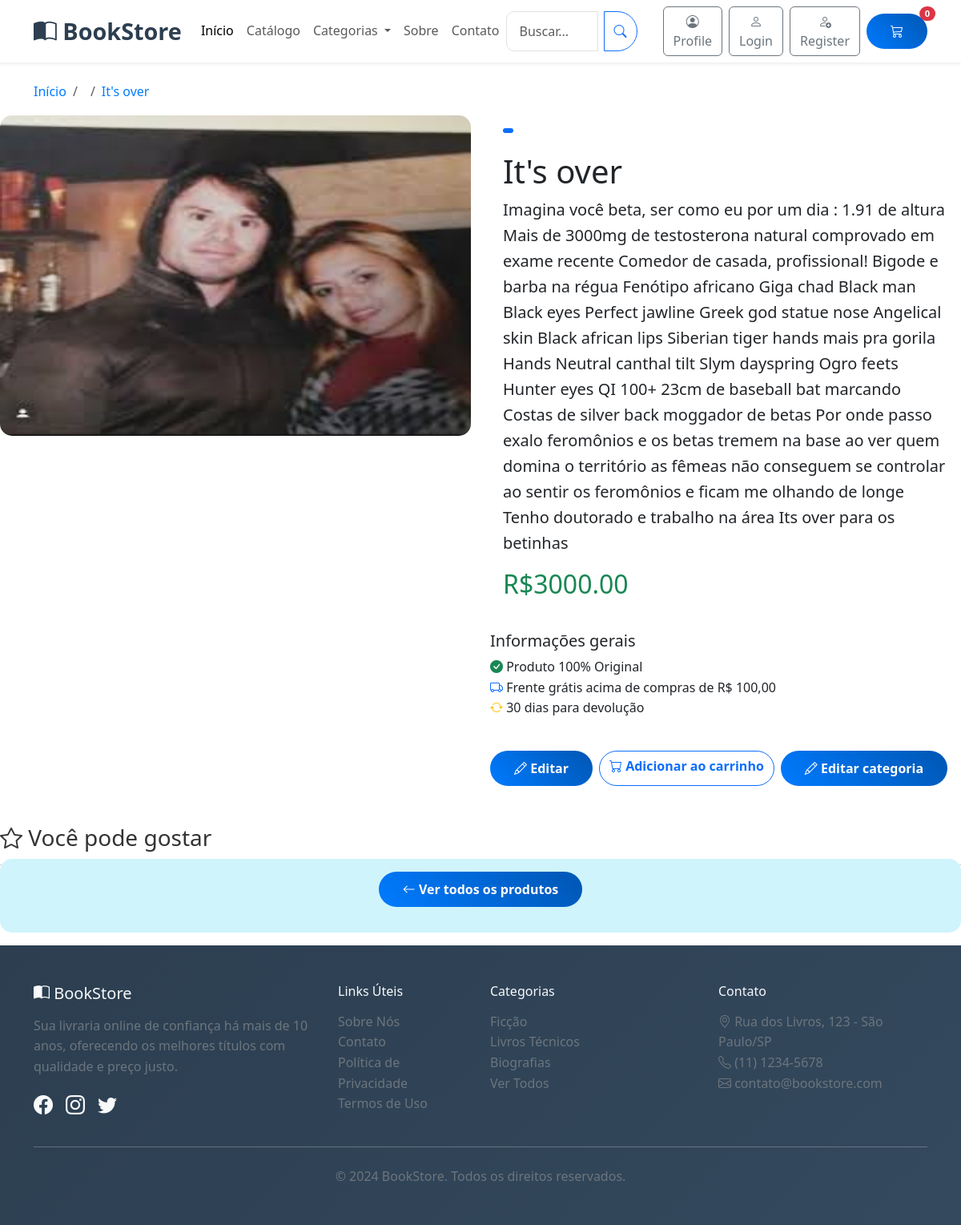
Page /produto/61eae04f3b754a8db0b2132d254e3fb3 on the committed database.
### bancodedados.py (models this page shows, shortened)
class Produto(db.Model):
  __tablename__ = 'produtos'
  id = db.Column(db.String(32), primary_key=True, default=gerar_uuid)
  nome = db.Column(db.String(255), nullable=False)
  descricao = db.Column(db.Text, nullable=False)
  preco = db.Column(db.Float, nullable=False)
  categorias = db.relationship('Categoria', secondary=produto_categoria, back_populates='produtos')
  imagem = db.Column(db.String(255), nullable=False)
  data_criacao = db.Column(db.DateTime, default=datetime.now)
  estoque = db.Column(db.Integer, nullable=False)

### main.py (the view)
@app.route('/produto/<string:id>')
def produto(id):
    produto = Produto.query.get_or_404(id)
    return render_template("produto.html", produto=produto)

### templates/produto.html (shortened to what this page needs)
{% extends "base/base.html" %}
{% block corpo %}
        <div class="container mt-4">
            <nav aria-label="breadcrumb">
                <ol class="breadcrumb">
                    <li class="breadcrumb-item">
                        <a href="{{ url_for('index') }}">Início</a>
                    </li>
                    <li class="breadcrumb-item">
                    </li>
                    <li class="breadcrumb-item active" aria-current="page">
                        <a href="#">{{produto.nome}}</a>
                    </li>
                </ol>
            </nav>
        </div>
        <div class="row">
            <div class="col-md-6">
                <div class="card">
                    <img
                        src="{{ url_for('arquivocarregado', arquivo=produto.imagem) }}"
                        class="card-img-top"
                        alt="{{produto.nome}}"
                        height="400px"
                    />
                </div>
            </div>
            <div class="col-md-6">
                <div class="card h-100">
                    <div class="card-body">
                        <span class="badge bg-primary mb-3">
                        </span>
                        <h1 class="card-title">{{produto.nome}}</h1>
                        <p class="card-text lead">{{produto.descricao}}</p>
                        <div class="mb-4">
                            <h2 class="text-success">
                                R${{ "%.2f"|format(produto.preco) }}
                            </h2>
                        </div>
                    </div>
                    <div class="mb-4">
                        <h5>Informações gerais</h5>
                        <ul class="list-unstyled">
                            <li>
                                <i
                                    class="bi bi-check-circle-fill text-success"
                                ></i>
                                Produto 100% Original
                            </li>
                            <li>
                                <i class="bi bi-truck text-primary"></i>
                                Frente grátis acima de compras de R$ 100,00
                            </li>
                            <li>
                                <i class="bi bi-arrow-repeat text-warning"></i>
                                30 dias para devolução
                            </li>
                        </ul>
                    </div>
                    <div class="d-flex gap-2">
                        <a
                            href="{{ url_for('editar', id=produto.id) }}"
                            class="btn btn-primary"
                        >
                            <i class="bi bi-pencil"></i> Editar
                        </a>
                        <a
                            href="#"
                            class="btn btn-outline-primary"
                        >
                            <i class="bi bi-cart"></i> Adicionar ao carrinho
                        </a>
                        <a
                            href="{{ url_for('categoria_editar', id=produto.id) }}"
                            class="btn btn-primary"
                        >
                            <i class="bi bi-pencil"></i> Editar categoria
                        </a>
                    </div>
                </div>
            </div>
        </div>
        <div class="row mt-5">
            <div class="col-12">
                <h3><i class="bi bi-star"></i> Você pode gostar</h3>
            </div>
        </div>
        <div class="row">
            <div class="col-12">
                <div class="alert alert-info text-center" role="alert">
                    <p>
                        <a href="{{ url_for('index') }}" class="btn btn-primary">
                        <i class="bi bi-arrow-left"></i> Ver todos os produtos
                        </a>
                    </p>
                </div>
            </div>
        </div>
{% endblock %}

### templates/base/base.html (shortened to what this page needs)
<!DOCTYPE html>
<html lang="pt-BR">
<head>
    <link href="https://cdn.jsdelivr.net/npm/bootstrap@5.3.0/dist/css/bootstrap.min.css" rel="stylesheet">
    <link rel="stylesheet" href="https://cdn.jsdelivr.net/npm/bootstrap-icons@1.10.0/font/bootstrap-icons.css">
    <link href="{{url_for('static', filename='style.css')}}" rel="stylesheet">
</head>
<body>
    <nav class="navbar navbar-expand-lg navbar-light bg-white shadow-sm sticky-top">
        <div class="container">
            <a class="navbar-brand fw-bold fs-3 text-primary" href="{{url_for('index')}}">
                <i class="bi bi-book-half"></i> BookStore
            </a>
            <div class="collapse navbar-collapse" id="navbarNav">
                <ul class="navbar-nav me-auto mb-2 mb-lg-0">
                    <li class="nav-item">
                        <a class="nav-link active" href="index.html">Início</a>
                    </li>
                    <li class="nav-item">
                        <a class="nav-link" href="{{url_for('categoria')}}">Catálogo</a>
                    </li>
                    <li class="nav-item dropdown">
                        <a class="nav-link dropdown-toggle" href="#" role="button" data-bs-toggle="dropdown">
                            Categorias
                        </a>
                    </li>
                    <li class="nav-item">
                        <a class="nav-link" href="sobre.html">Sobre</a>
                    </li>
                    <li class="nav-item">
                        <a class="nav-link" href="contato.html">Contato</a>
                    </li>
                </ul>
                <div class="d-flex align-items-center">
                <form class="d-flex me-3" action="{{url_for('busca', termo='')}}" method="get">
                    <div class="input-group me-3">
                      <input class="form-control me-2" type="text" placeholder="Buscar..." aria-label="Buscar" name="termo">
                       <button class="btn btn-outline-primary" type="submit">
                             <i class="bi bi-search"></i>
                      </button>
                      </div>
                    </form>
                            <a href="{{ url_for('perfil') }}" class="btn btn-outline-secondary me-2">
                                <i class="bi bi-person-circle"></i> Profile
                            </a>
                            <a href="{{url_for('login')}}" class="btn btn-outline-secondary me-2">
                                <i class="bi bi-person"></i> Login
                            </a>
                            <a href="{{url_for('cadastro')}}" class="btn btn-outline-secondary me-2">
                                <i class="bi bi-person-add"></i> Register
                            </a>
                    <a href="carrinho.html" class="btn btn-primary position-relative">
                        <i class="bi bi-cart3"></i>
                        <span class="position-absolute top-0 start-100 translate-middle badge rounded-pill bg-danger" id="cart-count">
                            0
                        </span>
                    </a>
                </div>
            </div>
        </div>
    </nav>
{% block corpo %}
{% endblock %}
    <footer class="bg-dark text-light py-5">
        <div class="container">
            <div class="row g-4">
                <div class="col-lg-4">
                    <h5 class="mb-3">
                        <i class="bi bi-book-half"></i> BookStore
                    </h5>
                    <p class="text-muted">Sua livraria online de confiança há mais de 10 anos, oferecendo os melhores títulos com qualidade e preço justo.</p>
                    <div class="d-flex gap-3">
                        <a href="#" class="text-light"><i class="bi bi-facebook fs-4"></i></a>
                        <a href="#" class="text-light"><i class="bi bi-instagram fs-4"></i></a>
                        <a href="#" class="text-light"><i class="bi bi-twitter fs-4"></i></a>
                    </div>
                </div>
                <div class="col-lg-2">
                    <h6 class="mb-3">Links Úteis</h6>
                    <ul class="list-unstyled">
                        <li><a href="{{url_for('sobre')}}" class="text-muted text-decoration-none">Sobre Nós</a></li>
                        <li><a href="contato.html" class="text-muted text-decoration-none">Contato</a></li>
                        <li><a href="politica-privacidade.html" class="text-muted text-decoration-none">Política de Privacidade</a></li>
                        <li><a href="termos-uso.html" class="text-muted text-decoration-none">Termos de Uso</a></li>
                    </ul>
                </div>
                <div class="col-lg-3">
                    <h6 class="mb-3">Categorias</h6>
                    <ul class="list-unstyled">
                        <li><a href="categoria-ficcao.html" class="text-muted text-decoration-none">Ficção</a></li>
                        <li><a href="categoria-tecnico.html" class="text-muted text-decoration-none">Livros Técnicos</a></li>
                        <li><a href="categoria-biografia.html" class="text-muted text-decoration-none">Biografias</a></li>
                        <li><a href="catalogo.html" class="text-muted text-decoration-none">Ver Todos</a></li>
                    </ul>
                </div>
                <div class="col-lg-3">
                    <h6 class="mb-3">Contato</h6>
                    <ul class="list-unstyled text-muted">
                        <li><i class="bi bi-geo-alt"></i> Rua dos Livros, 123 - São Paulo/SP</li>
                        <li><i class="bi bi-telephone"></i> (11) 1234-5678</li>
                        <li><i class="bi bi-envelope"></i> contato@bookstore.com</li>
                    </ul>
                </div>
            </div>
            <hr class="my-4">
            <div class="row">
                <div class="col-12 text-center">
                    <p class="text-muted mb-0">&copy; 2024 BookStore. Todos os direitos reservados.</p>
                </div>
            </div>
        </div>
    </footer>
</body>
</html>

### static/style.css (style rules this page uses)
* { box-sizing: border-box; }
body { font-family: 'Segoe UI', Tahoma, Geneva, Verdana, sans-serif; line-height: 1.6; color: #333; }
.navbar-brand { font-size: 1.8rem !important; color: #2c3e50 !important; }
.card { border: none; border-radius: 15px; transition: all 0.3s ease; overflow: hidden; }
.card-img-top { transition: transform 0.3s ease; }
.btn-primary { background: linear-gradient(45deg, #007bff, #0056b3); border: none; border-radius: 25px; padding: 10px 30px; font-weight: 600; transition: all 0.3s ease; }
.btn-outline-primary { border-radius: 25px; font-weight: 600; transition: all 0.3s ease; }
footer { background: linear-gradient(135deg, #2c3e50 0%, #34495e 100%) !important; }
.badge { font-size: 0.7rem; padding: 0.3em 0.6em; }
.form-control { border-radius: 20px; border: 1px solid #dee2e6; }
.text-muted { color: #6c757d !important; }
.form-control, .form-select { border-radius: 10px; border: 1px solid #dee2e6; padding: 0.75rem 1rem; }
.alert { border: none; border-radius: 15px; font-weight: 500; }
.breadcrumb { background: none; padding: 0; }
.breadcrumb-item a { color: #007bff; text-decoration: none; }

### rows in the picture
Produto: nome "It's over", imagem (picture), descricao "Imagina você beta, ser como eu por um dia : 1.91 de altura Mais de 3000mg de testosterona natural comprovado em exame recente Comedor de casada, profissional! Bigode e barba na régua Fenótipo africano Giga chad Black man Black eyes Perfect jawline Greek god statue nose Angelical skin Black african lips Siberian tiger hands mais pra gorila Hands Neutral canthal tilt Slym dayspring Ogro feets Hunter eyes QI 100+ 23cm de baseball bat marcando Costas de silver back moggador de betas Por onde passo exalo feromônios e os betas tremem na base ao ver quem domina o território as fêmeas não conseguem se controlar ao sentir os feromônios e ficam me olhando de longe Tenho doutorado e trabalho na área…", preco "3000.00"
